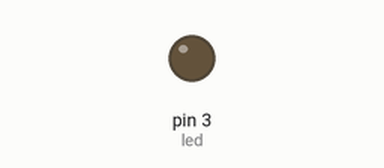
Simulated run of this sketch. Board: Arduino Uno, built with avr-gcc and run on an emulated ATmega328P. On the bench: output pins drawn as LEDs (lit = HIGH).

Above: at 0.1 s.
At 13.6 s:
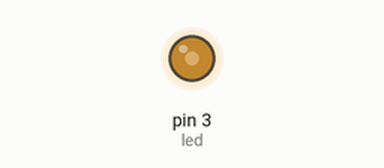
At 25.9 s:
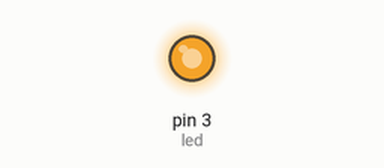
At 38.3 s:
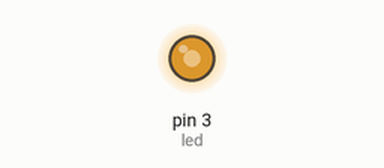
Timing chart, 0 to 40.0 s (numbered marks = the images above):
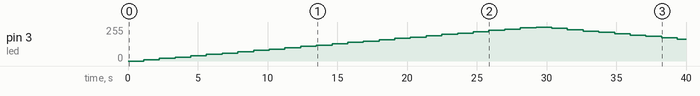

Measured:
- by itself, pin 3 (led): rises from 0/255 to 255/255 in 28.1 s, then falls to 165/255 in 10.1 s

The sketch:

potBreath.ino
```cpp
int led = 3;
float analogsignal = 0;
int analogTime;

void setup() {
  pinMode(led, OUTPUT);
  pinMode(A0, INPUT);
  Serial.begin(9600);

}

void loop() {
  analogsignal = analogRead(A0);
  analogTime = map(analogsignal, 0, 1023, 500, 4000);

  if(analogsignal == 0){
    digitalWrite(led, LOW);
    delay(77);
  }else{
    analogLedUP(10);
  	analogLedDOWN(10);

  }

  Serial.println(analogTime);


}

void analogLedUP(int up){
  for(int i=0;i<255;i+=up){
    analogWrite(led, i);
    delay(analogTime/2);
  }
}
void analogLedDOWN(int down){
  for(int j=255;j>1;j-=down){
  	analogWrite(led, j);
    delay(analogTime/2);
  }
}
```
